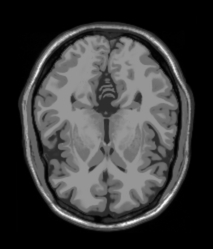
%> input picture BiSIPL_Lab9/S3_Q2_utils/t1.jpg, 213 x 249 px
$ octave Lab7.m   (GNU Octave 9; MATLAB toolbox functions it lacks are replaced by stand-ins)
%> lines starting %> are read from the running program, lines starting %| are printed output that depends on the picture
clc
clear

%% Q1

img = imread('S1_Q1_utils/t1.jpg');
%> img is the input picture: size 249x213x3 uint8; min 0, max 250, mean 57.8
img = img(:,:,1);
%> img: size 249x213 uint8

figure('WindowState', 'maximized');
imshow(img);
saveas(gcf, 'imshow.png');

%FFT of 128th row
dft = fft(img(128,:));

figure('WindowState', 'maximized');
subplot(2,1,1);
plot(abs(dft));
xlim([0 257]);
title('1D Fourier: Row 128');
xlabel('Frequency');
ylabel('Amplitude');

subplot(2,1,2);
plot(angle(dft));
xlim([0 257]);
title('1D Fourier: Row 128');
xlabel('Frequency');
ylabel('Phase');
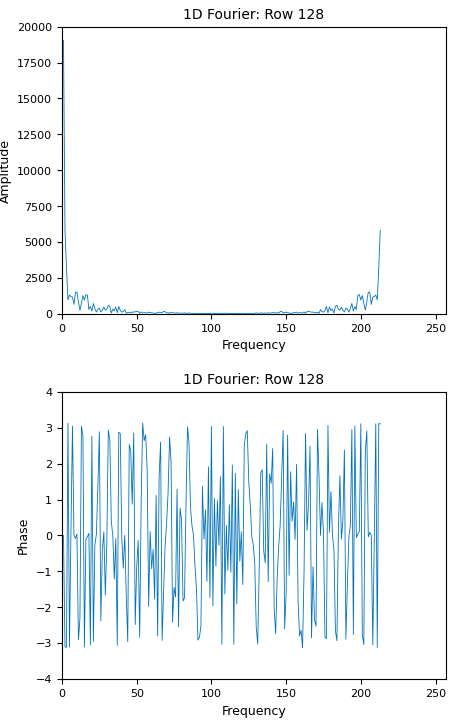
%> figure redrawn from the program's plot data, 2 panels; panel 1: curve peaks at x = 1, y = 19036; panel 2: curve peaks at x = 54, y = 3.13
saveas(gcf, '128.png');


%2D Fourier
img = im2double(img);
%> img: size 249x213 double
dft = log(abs(fft2(img)));
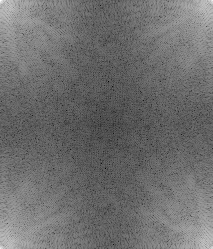
%> dft: size 249x213 double; min -5.41, max 9.39, mean 1.02; drawn with min black and max white
shft = fftshift(dft); %Shifts Fourier to center(0);
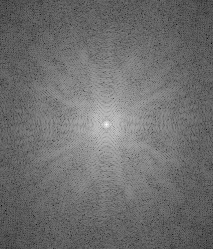
%> shft: size 249x213 double; min -5.41, max 9.39, mean 1.02; mean of the top-left, top-right, bottom-left and bottom-right quarters 1.01, 1.02, 1.02, 1.03; drawn with min black and max white

%Transform to Greyscale
dft = dft/max(dft(:));
shft = shft/max(shft(:));

figure('WindowState', 'maximized');
subplot(1,3,1);
imshow(img);
title('t1');
subplot(1,3,2);
imshow(dft);
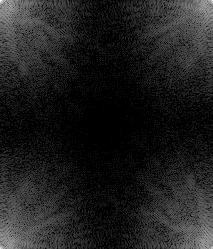
%> displayed picture: size 249x213, on the screen's scale of 0 to 255; min 0, max 255, mean 31.5
title('fft2');
subplot(1,3,3);
imshow(shft);
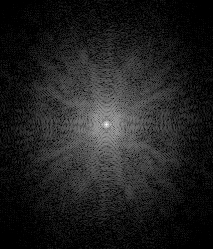
%> displayed picture: size 249x213, on the screen's scale of 0 to 255; min 0, max 255, mean 31.5; mean of the top-left, top-right, bottom-left and bottom-right quarters 31.3, 31.5, 31.5, 31.8
title('Shifted fft2');
saveas(gcf, 'fft2.png');

%% Q2

range = -127.5:127.5;
[x, y] = ndgrid(range , range);

%Circle
r = 15;
G = zeros(256);
G(x.^2 + y.^2 <= r^2) = 1;
G_dft = fft2(G);
%Two Element
F = zeros(256);
F(100,50) = 1;
F(120,48) = 2;
F_dft = fft2(F);
F = F/max(F(:));

%Convolution
Conv = fftshift(abs(ifft2(F_dft.*G_dft)));
%Scaling the Colors for Proper Plotting
Conv = Conv/max(Conv(:));

figure('WindowState', 'maximized');
subplot(1,3,1);
imshow(G);
title('G');
subplot(1,3,2);
imshow(F);
title('F');
subplot(1,3,3);
imshow(Conv);
title('Conv');
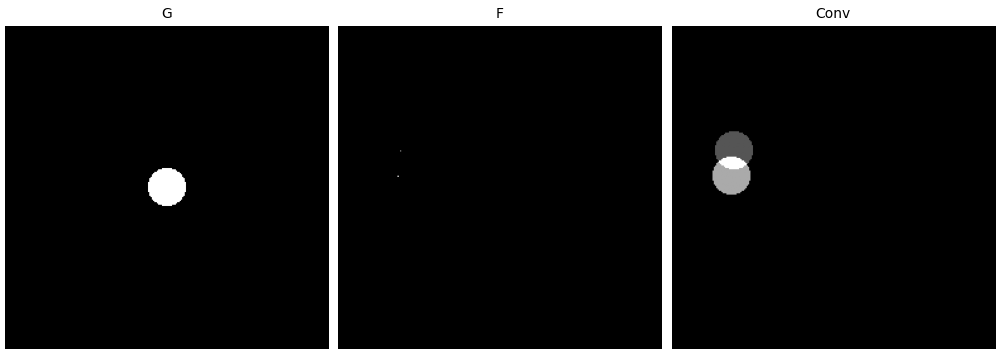
%> figure redrawn from the program's plot data, 3 panels
saveas(gcf, 'G.F.png');

%pd.jpg
img = im2double(imread('S1_Q2_utils/pd.jpg'));
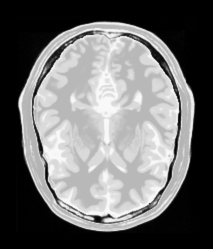
%> input picture BiSIPL_Lab9/S3_Q2_utils/pd.jpg, 213 x 249 px
%> img: size 249x213x3 double; min 0, max 0.984, mean 0.428
img = img(:,:,1);
%> img: size 249x213 double
dft = fft2(img);
%> (the run ends here)
